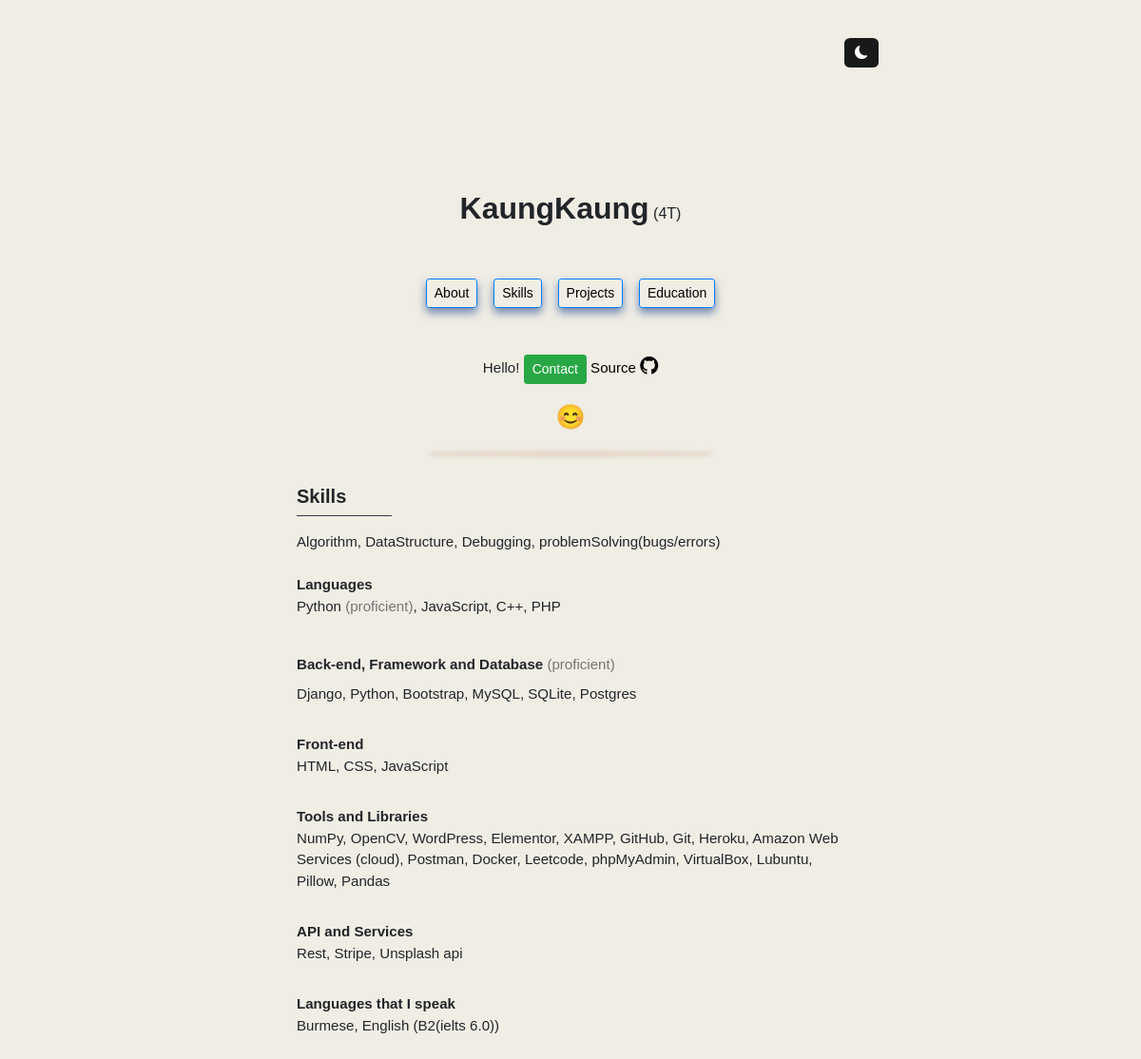
The page /skill on the database as committed earlier.
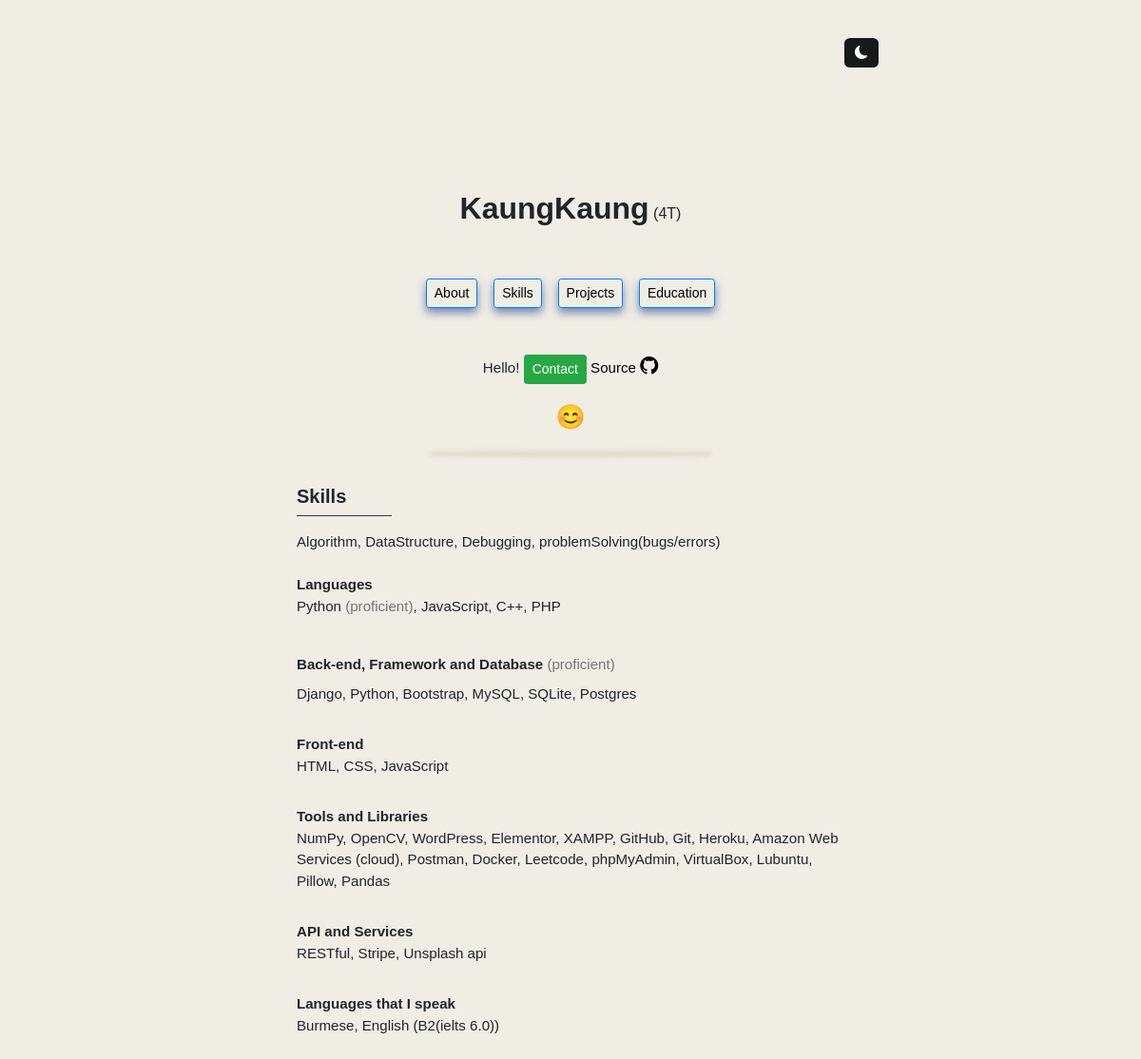
The same page on the database as committed later.
### display/models.py (models this page shows)
class Skill(models.Model):
    language_proficient = models.CharField(max_length=255)
    language_familiar = models.CharField(max_length=255)
    backend = models.CharField(max_length=255)
    frontend = models.CharField(max_length=255)
    tools = models.CharField(max_length=255)
    first_language = models.CharField(max_length=255)
    second_language = models.CharField(max_length=255)
    api = models.CharField(max_length=255)

### display/views.py (the view)
def skill(request):
    s = Skill.objects.all()
    return render(request, "skill.html",
                  {"skill":s})

### template/skill.html (shortened to what this page needs)
{% extends 'main.html' %}
{% block content %}
{% include 'chain.html' %}
{% load static %}
<link rel="stylesheet" href="{% static 'style.css' %}">
{% include 'profile.html' %}
<div style="height:10px;"></div>
<div class="box1" style="height:1px;border-radius: 50%;margin:auto;max-width:290px;"></div>
<div style="height:42px;"></div>
<body>
<div class="context" style="width:48%;">
         <div class="about" style="margin:auto;max-width:590px;">
        <h5><b>Skills</b></h5>
        <legend class="border-bottom border-dark mb-3" style="width:100px;"></legend>
                    {% for skills in skill %}
            <p style="font-size:15.1px;white-space: pre-line;">Algorithm, DataStructure, Debugging, problemSolving(bugs/errors)
                <b>Languages</b>
                <label>{{skills.language_proficient}} <label class="word">(proficient)</label>, {{skills.language_familiar}}</label>
                <b>Back-end, Framework and Database </b><label class="word">(proficient)</label>
                <label>{{skills.backend}}</label>
                <b>Front-end</b>
                <label>{{skills.frontend}}</label>
                <b>Tools and Libraries</b>
                <label>{{skills.tools}}</label>
                <b>API and Services</b>
                <label>{{skills.api}}</label>
                <b>Languages that I speak</b>
                <label>{{skills.first_language}}, {{skills.second_language}}</label>
            </p>
                        {% endfor %}
        </div>
</div>
</body>
{% endblock %}

Rows that differ between the two databases and show on the page:
changed Skill "Python": api "Rest, Stripe, Unsplash api" → "RESTful, Stripe, Unsplash api"
